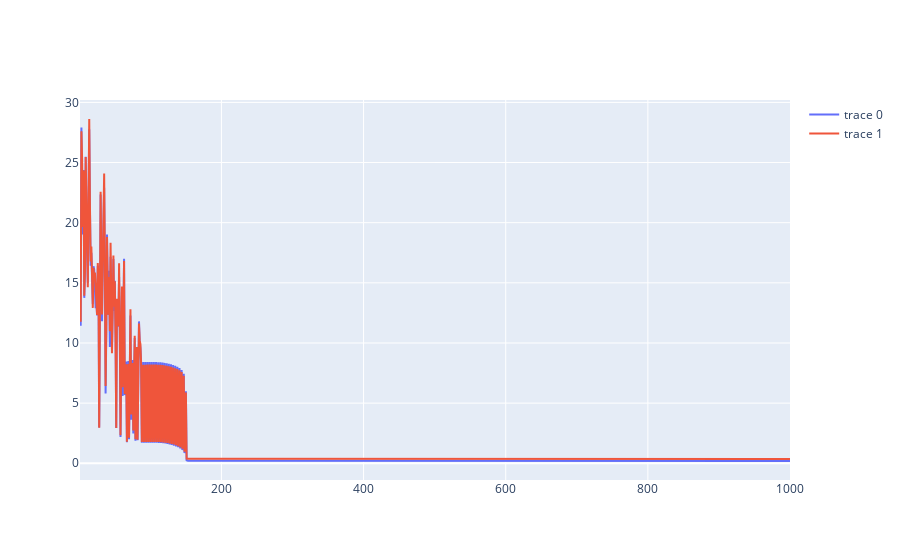

The cell this chart's notebook holds for it:
### Code cell
losses = pd.DataFrame(sorting_hat.losses)
fig = go.Figure()
fig.add_trace(go.Line(x = losses['step'], y = losses['train_loss']))
fig.add_trace(go.Line(x = losses['step'], y = losses['test_loss']))
fig.show()

### Figure 1 — Plotly figure (JSON) as saved in the notebook; plotly's stock layout.template omitted (floating-point values rounded to 4 significant figures; data arrays with more than 128 entries replaced by an {"elided": "..."} marker saying what was removed)
{"data": [{"type": "scatter", "x": {"elided": "1000 int values"}, "y": {"elided": "1000 float values"}}, {"type": "scatter", "x": {"elided": "1000 int values"}, "y": {"elided": "1000 float values"}}], "layout": {}}
